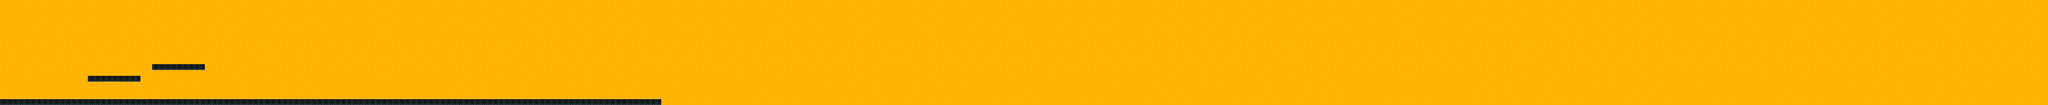

Tiled map render using the project's own tile images. Description and the map definition, with tile-layer contents summarised, below:
An orthogonal 350x18 tile map with 12x12 px tiles, 1 tile layer (Tile Layer 1) and 3 objects.

<map version="1.0" orientation="orthogonal" renderorder="right-down" width="350" height="18" tilewidth="12" tileheight="12" nextobjectid="4">
 <tileset firstgid="1" name="sewer_1" tilewidth="12" tileheight="12" spacing="2" margin="1" tilecount="450" columns="18">
  <image source="sewer_1.png" width="256" height="352" />
 </tileset>
 <layer name="Tile Layer 1" width="350" height="18">
  <data>[6300 cells, 6300 non-empty, 2 distinct tile ids]</data>
 </layer>
 <objectgroup name="Object Layer 1">
  <object id="1" x="1" y="204" width="1354" height="11" />
  <object id="2" x="181" y="155" width="106" height="12" />
  <object id="3" x="314" y="132" width="106" height="12" />
 </objectgroup>
</map>
